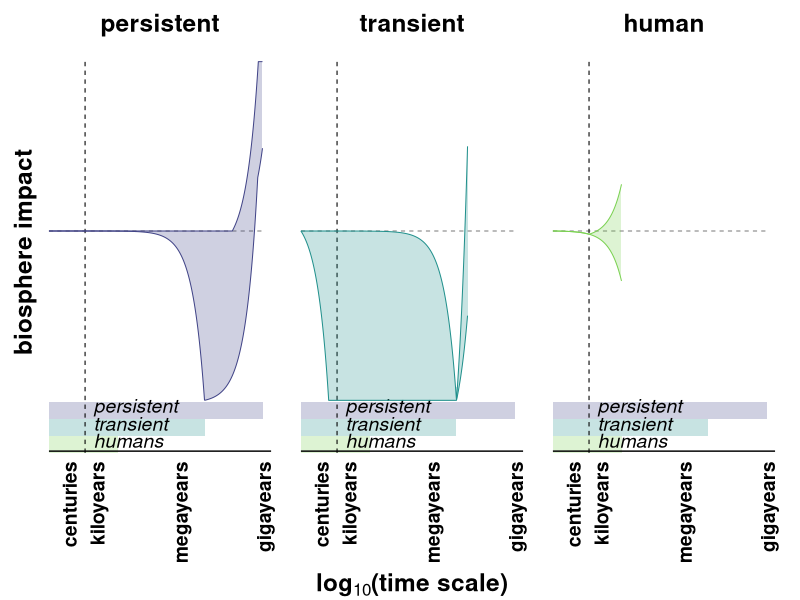

Recreate this plot in R. (Note: this script raises an error after producing the figure.)
# schematic figure of the potential range of biosphere disruptor impacts over time
# this produces a three panel figure:
#-- a. past persistent disruptors
#-- b. past transient disruptors
#-- c. the current and near-future trajectories of the human disruptor

# axes:
#-- x-axis: log base 10 time in years from onset of disruptor
#-- y-axis: impact (positive or negative) of the disruptor on the biosphere; 
#           zero-centred axis;
#           biosphere impact may be measured by biodiversity, biomass, productivity

# assumptions and parameters:
#-- a. transient disruptors last for 10e+06 years
#-- b. persistent disruptors last for 10e+08 years
#-- c. transient disruptors primarily degrade the biosphere
#-- d. persistent disruptors primarily enhance the biosphere
#-- e. linear degradation rate (biosphere degradation is uniformly distributed in time)
#-- f. linear enhancement rate (biosphere enhancement is uniformly distributed in time)
#-- g. degradation drives the biosphere to a nadir value of -1
#-- h. enhancement drives the biosphere to a peak value of +1


# clear the decks ----
rm(list = ls())


# load packages ----
library(ggplot2)
library(dplyr)


# plot parameters ----
dir_plots <- file.path("plots")
line_width <- 4/.pt # in /.pt units
point_size <- 10/.pt # in /.pt untis
plot_palette <- viridis::viridis(n = 6, begin = 0.1, end = 0.9)


# dummy data ----
## time scale ----
data_time_scale <- data.frame(
  label = c(
    # "years", 
    # "decades", 
    "centuries",
    "kiloyears", 
    "megayears", 
    "gigayears"
  ),
  value = c(
    # 0,
    # 1,
    1e+02,
    1e+03,
    1e+06, 
    1e+09
  )
)

### transient timescale ----
# transient disruptors operate on timescales of <1e+01 to 4e+06 years
# biosphere recovery and/or transformation takes place on timescales from 1e+06 to 1e+07 years
x_t <- 10**seq(from = 0.01, to = 7, by = 0.01)
x_t_min <- 1e+01
x_t_max <- 4e+06
x_t_recovery <- 1e+07

### persistent timescale ----
# persistent disruptors operate on timescales of 4e+07 years to 5e+08 years
# persistent disruptors generally enhance the biosphere on these timescales
# persistent disruptors may harm the incumbent biosphere on timescales of 1e+00 to 1e+06 years
x_p <- 10**seq(from = 0.01, to = 9, by = 0.01)
x_p_min <- 4e+07
x_p_max <- 5e+08

### human timescale ----
# human disruptor operates on timescales of 1e+01 years to 3e+03 years
# humans are currently degrading the biosphere (0 < t < 2e+02)
# humans may continue to degrade the biosphere (2e+02 < t < 3e+03)
# humans may change course and enhance the biosphere (2e+02 < t < 3e+03)
x_h <- 10**seq(from = 0.01, to = 4, by = 0.01)
x_h_min <- 1e+01
x_h_max <- 3e+03

## transient disruptors functions ----
### simple transient simple recovery ----
# assume 1:1 linear decline to nadir of -1
# assume 1:1 linear recovery to 0 after event
simple_t_y <- function(x) {
  ifelse(
    x >= x_t_min & x <= x_t_max,
    # first segment: linear decline
    -1 * ((x - x_t_min) / (x_t_max - x_t_min)),
    ifelse(
      x > x_t_max & x <= x_t_recovery,
      # second segment: linear recovery
      -1 + ((x - x_t_max) / (x_t_recovery - x_t_max)),
      NA  # outside the defined domain
    )
  )
}
simple_t <- data.frame(
  'disruptor' = 'transient', 
  'version' = 'simple',
  'x' = x_t, 'y' = simple_t_y(x_t)
)

### simple transient rapid recovery ----
# assume 1:1 linear decline to nadir of -1
# assume 1.5:1 rapid linear recovery to +0.5 after event
fast_t_y <- function(x) {
  ifelse(
    x >= x_t_min & x <= x_t_max,
    # first segment: linear decline
    -1 * ((x - x_t_min) / (x_t_max - x_t_min)),
    ifelse(
      x > x_t_max & x <= x_t_recovery,
      # second segment: linear recovery
      -1 + 1.5*((x - x_t_max) / (x_t_recovery - x_t_max)),
      NA  # outside the defined domain
    )
  )
}
fast_t <- data.frame(
  'disruptor' = 'transient', 
  'version' = 'fast recovery',
  'x' = x_t, 'y' = fast_t_y(x_t)
)

### simple transient slow recovery ----
# assume 1:1 linear decline to nadir of -1
# assume 0.5:1 slow linear recovery to -0.5 after event
slow_t_y <- function(x) {
  ifelse(
    x >= x_t_min & x <= x_t_max,
    # first segment: linear decline
    -1 * ((x - x_t_min) / (x_t_max - x_t_min)),
    ifelse(
      x > x_t_max & x <= x_t_recovery,
      # second segment: linear recovery
      -1 + 0.5*((x - x_t_max) / (x_t_recovery - x_t_max)),
      NA  # outside the defined domain
    )
  )
}
slow_t <- data.frame(
  'disruptor' = 'transient', 
  'version' = 'slow recovery',
  'x' = x_t, 'y' = slow_t_y(x_t)
)

### simple transient bolide impact ----
# assume 1:1 linear decline to nadir of -1 over 1e+02 years
# assume plateau to 1e+06 years
# assume 1:1 linear recovery to 0 after event
kpg_t_y <- function(x) {
  ifelse(
    x >= x_t_min & x <= 1e+02,
    # first segment: linear decline
    -1 * ((x - x_t_min) / (1e+02 - x_t_min)),
    ifelse(
      # second segment: plateau
      x > 1e+02 & x <= x_t_max, 
      -1, 
      ifelse(
        x > x_t_max & x <= x_t_recovery,
        # third segment: linear recovery
        -1 + 0.5*((x - x_t_max) / (x_t_recovery - x_t_max)),
        NA  # outside the defined domain
      )
    )
  )
}
kpg_t <- data.frame(
  'disruptor' = 'transient', 
  'version' = 'bolide impact',
  'x' = x_t, 'y' = kpg_t_y(x_t)
)

## persistent disruptors functions ----
### simple persistent simple recovery ----
# assume 1:1 linear increase to peak of +1
simple_p_y <- function(x) {
  ifelse(
    # first segment before range of disruptor impact
    x < x_p_min, 
    0, 
    ifelse(
      # second segment: linear increase for duration of impact
      x >= x_p_min & x <= x_p_max,
      (x - x_p_min) / (x_p_max - x_p_min),
      NA  # outside the defined domain
    )
  )
}
simple_p <- data.frame(
  'disruptor' = 'persistent', 
  'version' = 'simple',
  'x' = x_p, 'y' = simple_p_y(x_p)
)

### simple persistent fast ----
# assume 1.5:1 linear increase to peak of +1.5 then plateau
fast_p_y <- function(x) {
  ifelse(
    # first segment before range of disruptor impact
    x < x_p_min, 
    0, 
    ifelse(
      # second segment: linear increase gradient +1.5
      x >= x_p_min & (1.5*(x - x_p_min) / (x_p_max - x_p_min)) <= 1,
      1.5*(x - x_p_min) / (x_p_max - x_p_min),
      ifelse(
        # third segment: plateau at +1
        x <= x_p_max, 
        1,
        NA  # outside the defined domain
      )
    )  
  )
}
fast_p <- data.frame(
  'disruptor' = 'persistent', 
  'version' = 'fast',
  'x' = x_p, 'y' = fast_p_y(x_p)
)

### simple persistent slow ----
# assume 0.5:1 linear increase to peak of +1.5 then plateau
slow_p_y <- function(x) {
  ifelse(
    # first segment before range of disruptor impact
    x < x_p_min, 
    0, 
    ifelse(
      # second segment: linear increase gradient +1.5
      x >= x_p_min & x <= x_p_max,
      0.5*(x - x_p_min) / (x_p_max - x_p_min),
      NA  # outside the defined domain
    )  
  )
}
slow_p <- data.frame(
  'disruptor' = 'persistent', 
  'version' = 'slow',
  'x' = x_p, 'y' = slow_p_y(x_p)
)

### gain after initial harm ----
# assume linear harm for duration of transient disruptor
# then linear increase to +1
initial_harm_p_y <- function(x) {
  ifelse(
    x >= x_t_min & x <= x_t_max,
    # first segment: linear decline
    simple_t_y(x),
    ifelse(
      x > x_t_max & x <= x_p_max,
      # second segment: linear recovery
      -1 + 2*((x - x_t_max) / (x_p_max - x_t_max)),
      NA  # outside the defined domain
    )
  )
}
initial_harm_p <- data.frame(
  'disruptor' = 'persistent', 
  'version' = 'initial harm',
  'x' = x_p, 'y' = initial_harm_p_y(x_p)
)

## human disruptor functions ----
### simple human decline ----
# assume 1:1 linear decrease to nadir of -0.3
human_t_y <- function(x) {
  ifelse(
    # first segment before range of disruptor impact
    x < x_h_min, 
    0, 
    ifelse(
      # second segment: linear decrease to -1 at 3e+03 years
      x >= x_h_min & x <= x_h_max,
      -0.3 * ((x - x_h_min) / (x_h_max - x_h_min)),
      NA  # outside the defined domain
    )
  )
}
human_t <- data.frame(
  'disruptor' = 'human', 
  'version' = 'business as usual',
  'x' = x_h, 'y' = human_t_y(x_h)
)

### human recovery ----
# assume 1:1 linear decrease towards nadir of -0.3 at 3e+03 years
# arrested at 2e+02 years with recovery to +0.2 at 3e+03 years
human_p_y <- function(x) {
  ifelse(
    # first segment before range of disruptor impact
    x < x_h_min, 
    0, 
    ifelse(
      # second segment: linear decrease to 2e+02
      x >= x_h_min & x <= 2e+02,
      -0.3 * ((x - x_h_min) / (x_h_max - x_h_min)),
      ifelse(
        # third segment: recovery
        x > 2e+02 & x <= x_h_max,
        # third segment: linear recovery
        (-0.3 * ((2e+02 - x_h_min) / (x_h_max - x_h_min))) + 0.3*((x - 2e+02) / (x_h_max - 2e+02)), 
        NA  # outside the defined domain
      )
    )
  )
}
human_p <- data.frame(
  'disruptor' = 'human', 
  'version' = 'sustainable stewardship',
  'x' = x_h, 'y' = human_p_y(x_h)
)

## collate data ----
disruptors <- rbind(
  simple_t, 
  fast_t, 
  slow_t,
  kpg_t,
  simple_p, 
  fast_p,
  slow_p, 
  initial_harm_p, 
  human_t, 
  human_p
)

## summarise data ----
disruptors_summary <- disruptors |> 
  dplyr::group_by(x, disruptor) |> 
  dplyr::summarise(
    lower_bound = min(y, na.rm = TRUE), 
    upper_bound = max(y, na.rm = TRUE), 
    average = mean(y, na.rm = TRUE)
  ) |>
  dplyr::mutate(
    lower_bound = dplyr::case_when(is.infinite(lower_bound) ~ NA, .default = lower_bound), 
    upper_bound = dplyr::case_when(is.infinite(upper_bound) ~ NA, .default = upper_bound), 
    average = dplyr::case_when(is.infinite(average) ~ NA, .default = average), 
    disruptor = ordered(disruptor, levels = c("persistent", "transient", "human"))
  )


# plot data ----
disruptors_summary |> 
  ggplot() +
  theme_void() +
  theme(plot.margin = margin(10, 10, 7, 10, unit = 'pt'), 
        axis.text = element_blank(), 
        axis.title.y = element_text(size = 5*point_size, face = 'bold', angle = 90, vjust = 1, hjust = 0.65),
        axis.title.x = element_text(size = 5*point_size, face = 'bold', angle = 0, vjust = -1), 
        strip.background = element_blank(), 
        strip.text = element_text(size = 5*point_size, face = 'bold', vjust = 1)
  ) +
  labs(x = expression(bold("log"[10]*"(time scale)")),
       y = "biosphere impact"
  ) +
  facet_grid(~disruptor) +
  scale_x_log10(limits = c(x_t_min, 1e+09)) +
  coord_cartesian(ylim = c(-1.81, 1), clip = 'off') +
  scale_fill_viridis_d(aesthetics = c("fill", "colour"), begin = 0.2, end = 0.8, 
                       guide = "none") +
  # add axes and annotations
  annotate(
    geom = "segment", 
    x = x_t_min, xend = x_p_max, y = 0, 
    colour = "grey50", linewidth = 0.7*line_width/.pt, linetype = "dashed"
  ) +
  annotate(
    geom = "rect",
    xmin = x_t_min, xmax = x_p_max,
    ymin = -1.11, ymax = -1.01,
    alpha = 0.25, colour = NA, fill = viridis::viridis(n=3, begin = 0.2, end = 0.8)[1] # "steelblue"
  ) +
  annotate(
    geom = "text",
    x = 4e+02, y = -1.055,
    label = expression(italic("persistent")),
    colour = "black", size = 1.4*point_size, hjust = 0, vjust = 0.4
  ) +
  annotate(
    geom = "rect",
    xmin = x_t_min, xmax = x_t_max,
    ymin = -1.21, ymax = -1.11,
    alpha = 0.25, colour = NA, fill = viridis::viridis(n=3, begin = 0.2, end = 0.8)[2]# "red"
  ) +
  annotate(
    geom = "text",
    x = 4e+02, y = -1.155,
    label = expression(italic("transient")),
    colour = "black", size = 1.4*point_size, hjust = 0, vjust = 0.3
  ) +
  annotate(
    geom = "rect",
    xmin = x_h_min, xmax = x_h_max,
    ymin = -1.31, ymax = -1.21,
    alpha = 0.25, colour = NA, fill = viridis::viridis(n=3, begin = 0.2, end = 0.8)[3]
  ) +
  annotate(
    geom = "text",
    x = 4e+02, y = -1.255,
    label = expression(italic("humans")),
    colour = "black", size = 1.4*point_size, hjust = 0, vjust = 0.3
  ) +
  annotate(
    geom = "linerange",
    y = -1.3,
    xmin = x_t_min,
    xmax = max(x_p, na.rm = TRUE),
    linewidth = line_width/.pt,
    colour = "black"
  ) +
  annotate(geom = "segment", x = 2e+02, y = -1.31, yend = 1, 
           linetype = "dashed", colour = "black", linewidth = 0.75*line_width/.pt) +
  geom_text(
    data = data_time_scale,
    aes(x = value, y = -1.36, label = label),
    angle = 90, hjust = 1, vjust = 0,
    size = 1.4*point_size, colour = 'black', fontface = "bold"
  ) +
  geom_ribbon(aes(x = x, ymin = lower_bound, ymax = upper_bound, 
                  colour = disruptor, fill = disruptor), 
              linewidth = 0.7*line_width/.pt,
              alpha = 0.25
              )
ggsave(
  filename = file.path(dir_plots, "fig_4_schematic.png"),
  width = 300,
  height = 175,
  units = "mm",
  dpi = 600,
  bg = "white"
)


# # OLD CODE ----
# 
# ## version 1 ----
# ggplot() +
#   theme_void() +
#   theme(plot.margin = margin(10, 10, 7, 10, unit = 'pt'), 
#         axis.text = element_blank(), 
#         axis.title.y = element_text(face = 'bold', angle = 90, vjust = 1, hjust = 0.4),
#         axis.title.x = element_text(face = 'bold', angle = 0, vjust = -1), 
#         strip.background = element_blank(), 
#         strip.text = element_text(face = 'bold', vjust = 1)
#         ) +
#   labs(x = expression(bold("log"[10]*"(time scale)")),
#        y = "biosphere impact"
#        ) +
#   facet_grid(~disruptor) +
#   scale_x_log10(limits = c(1e+02, 1e+09)) +
#   coord_cartesian(ylim = c(-1.5, 2), clip = 'off') +
#   scale_colour_discrete(palette = plot_palette) +
#   # add axes as annotations
#   annotate(
#     geom = "linerange",
#     y = -1.1,
#     xmin = 0,
#     xmax = 1e+09,
#     linewidth = line_width/.pt,
#     colour = "black"
#   ) +
#   geom_text(
#     data = data_time_scale, 
#     aes(x = value, y = -1.15, label = label), 
#       angle = 90, hjust = 1, vjust = 0,
#       size = (point_size+2)/.pt, colour = 'black', fontface = "bold"
#   ) +
#   annotate(
#     geom = "rect",
#     xmin = 0, xmax = 1e+08, 
#     ymin = 0, ymax = Inf, 
#     alpha = 0.1, colour = NA, fill = "steelblue"
#   ) +
#   annotate(
#     geom = "rect",
#     xmin = 0, xmax = 1e+06, 
#     ymin = 0, ymax = -1.1, 
#     alpha = 0.1, colour = NA, fill = "red"
#   ) +
#   geom_hline(yintercept = 0, colour = "grey50") +
#   geom_line(
#     data = disruptors, 
#     aes(x = x, y = y,
#         colour = version,
#         linetype = disruptor
#       ),
#     linewidth = line_width/.pt
#   )
# ggsave(
#   filename = file.path(dir_plots, "fig_X_schematic.png"),
#   width = 500,
#   height = 200,
#   units = "mm",
#   dpi = 600,
#   bg = "white"
# )  
# 
# ## version 2 ----
# ggplot() +
#   theme_minimal() +
#   theme(plot.margin = margin(10, 10, 7, 10, unit = 'pt'), 
#         axis.text.y = element_blank(), 
#         axis.text.x = element_text(angle = 90, hjust = 1, vjust = 0.4),
#         axis.title.y = element_text(face = 'bold', angle = 90, vjust = 1),
#         axis.title.x = element_text(face = 'bold', angle = 0, vjust = -1), 
#         axis.line.x = element_line(linewidth = 1),
#         axis.ticks.x = element_line(),
#         panel.grid.minor = element_blank(),
#         panel.grid.major = element_blank(),
#         strip.background = element_blank(), 
#         strip.text = element_text(face = 'bold', vjust = 1, hjust = 0.6)
#   ) +
#   labs(x = expression(bold("log"[10]*"(time scale)")),
#        y = "biosphere impact"
#   ) +
#   facet_grid(disruptor~version) +
#   scale_x_log10(limits = c(1e+02, 1e+09), breaks = c(1e+03, 1e+06, 1e+09)) +
#   coord_cartesian(ylim = c(-1.1, 2), clip = 'off', expand = c(0, 0)) +
#   scale_colour_discrete(palette = plot_palette) +
#   annotate(
#     geom = "rect",
#     xmin = 0, xmax = 1e+08, 
#     ymin = 0, ymax = Inf, 
#     alpha = 0.1, colour = NA, fill = "steelblue"
#   ) +
#   annotate(
#     geom = "rect",
#     xmin = 0, xmax = 1e+06, 
#     ymin = 0, ymax = -1.1, 
#     alpha = 0.1, colour = NA, fill = "red"
#   ) +
#   geom_hline(yintercept = 0, colour = "grey50", linewidth = 1) +
#   geom_line(
#     data = disruptors, 
#     aes(x = x, y = y,
#         colour = version,
#         linetype = disruptor
#     ),
#     linewidth = line_width/.pt
#   )
# ggsave(
#   filename = file.path(dir_plots, "fig_X_schematic_panel.png"),
#   width = 300,
#   height = 200,
#   units = "mm",
#   dpi = 600,
#   bg = "white"
# )  
